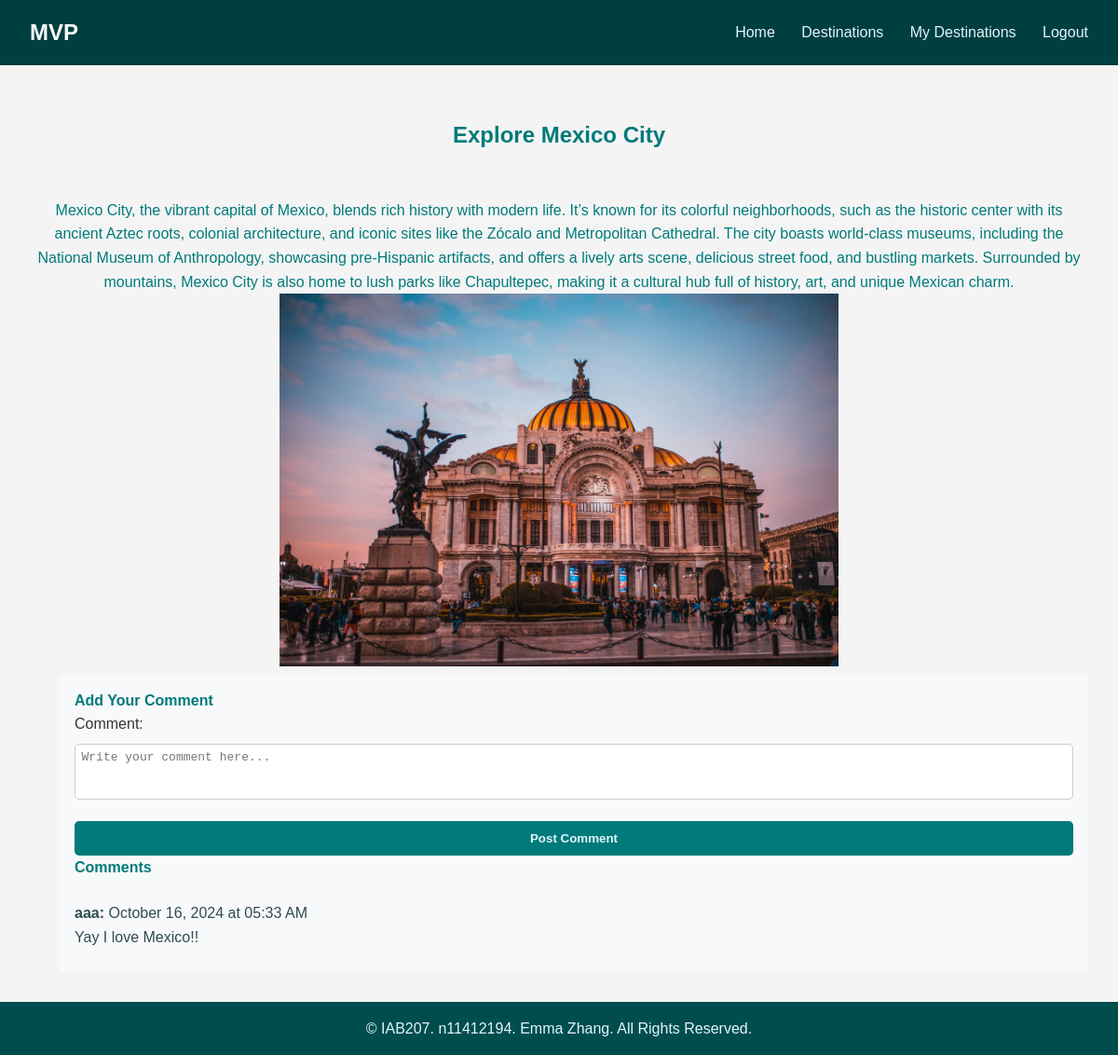
/explore/3 (signed in), run on the app's committed database.
### app.py (models this page shows)
class Destination(db.Model):
    id = db.Column(db.Integer, primary_key=True)
    name = db.Column(db.String(150), nullable=False)
    description = db.Column(db.Text, nullable=False)
    image_filename = db.Column(db.String(150), nullable=True)
    user_id = db.Column(db.Integer, db.ForeignKey('user.id'), nullable=False)
    user = db.relationship('User', backref=db.backref('destinations', lazy=True))

class Comment(db.Model):
    id = db.Column(db.Integer, primary_key=True)
    content = db.Column(db.Text, nullable=False)
    timestamp = db.Column(db.DateTime, default=datetime.utcnow)
    destination_id = db.Column(db.Integer, db.ForeignKey('destination.id'), nullable=False)
    user_id = db.Column(db.Integer, db.ForeignKey('user.id'), nullable=False)
    user = db.relationship('User', backref=db.backref('comments', lazy=True))

class User(db.Model, UserMixin):
    id = db.Column(db.Integer, primary_key=True)
    username = db.Column(db.String(150), unique=True, nullable=False)
    email = db.Column(db.String(150), unique=True, nullable=False)
    password = db.Column(db.String(150), nullable=False)

### app.py (the view, shortened to what this page needs)
@app.route('/explore/<int:destination_id>', methods=['GET', 'POST'])
@login_required
def explore_destination(destination_id):
    destination = Destination.query.get_or_404(destination_id)
    comments = Comment.query.filter_by(destination_id=destination_id).order_by(Comment.timestamp.desc()).all()
    return render_template('explore_destination.html', destination=destination, comments=comments)

### app.py (called while the page is built)
@login_manager.user_loader
def load_user(user_id):
    return User.query.get(int(user_id))

### templates/explore_destination.html (shortened to what this page needs)
<!DOCTYPE html>
<html lang="en">
<head>
    <link href="/static/style.css" rel="stylesheet">
</head>
<body>
    <nav class="navbar">
        <a href="/" class="logo">MVP</a>
        <div class="nav-links">
            <a href="/">Home</a>
            <a href="/destinations">Destinations</a>
            {% if current_user.is_authenticated %}
                <a href="/mydestinations">My Destinations</a>
                <a href="/logout">Logout</a>
            {% else %}
                <a href="/login">Login</a>
                <a href="/register">Register</a>
            {% endif %}
        </div>
    </nav>
    <div class="content-wrapper">
        <div class="image-section">
            <h2 class="info">Explore {{ destination.name }}</h2>
            <p class="info">{{ destination.description }}</p>
            <div class="image-gallery">
                {% if destination.image_filename %}
                    <img src="{{ url_for('static', filename='images/' + destination.image_filename) }}" alt="{{ destination.name }}">
                {% else %}
                    <img src="/static/images/default.jpg" alt="No Image Available">
                {% endif %}
            </div>
        </div>
        <div class="comments-section">
            <h4>Add Your Comment</h4>
            <form action="{{ url_for('explore_destination', destination_id=destination.id) }}" method="POST">
                <div class="form-group">
                    <label for="comment">Comment:</label>
                    <textarea class="form-control" name="comment" id="comment" rows="3" placeholder="Write your comment here..." required></textarea>
                </div>
                <button type="submit" class="btn">Post Comment</button>
            </form>
            <h4 class="text-center">Comments</h4>
            <div class="comments-box">
                {% for comment in comments %}
                <div class="comment mb-3">
                    <p><strong>{{ comment.user.username }}:</strong>
                       {{ comment.timestamp.strftime('%B %d, %Y at %I:%M %p') }}</p>
                    <p>{{ comment.content }}</p>
                </div>
                {% else %}
                <p>No comments yet. Be the first to comment!</p>
                {% endfor %}
            </div>
        </div>
    </div>
    <footer class="footer">
        <p>&copy; IAB207. n11412194. Emma Zhang. All Rights Reserved.</p>
    </footer>
</body>
</html>

### static/style.css (style rules this page uses)
* { margin: 0; padding: 0; box-sizing: border-box; }
body { font-family: 'Helvetica', sans-serif; line-height: 1.6; color: #2F4C4F; background-color: #f4f4f4; }
.navbar { display: flex; justify-content: space-between; align-items: center; padding: 1em 2em; background: #003f3f; }
.navbar .logo { font-size: 1.5em; font-weight: bold; color: #fcfcfc; text-decoration: none; }
.navbar .nav-links a { margin-left: 1.5em; color: #E1F5FE; text-decoration: none; font-weight: 500; transition: color 0.3s; }
h2 { text-align: center; margin: 2em 0; color: #007A7A; }
.form-group { margin-bottom: 1.5em; }
label { display: block; margin-bottom: 0.5em; color: #333; font-weight: 500; }
input[type="text"], input[type="file"], textarea { width: 100%; padding: 0.5em; border: 1px solid #ccc; border-radius: 5px; font-size: 1em; }
textarea { resize: none; }
.btn { width: 100%; padding: 0.8em; background: #007A7A; color: #E1F5FE; font-weight: bold; border: none; border-radius: 5px; cursor: pointer; }
.footer { text-align: center; padding: 1rem; background-color: #004D4D; color: #E1F5FE; width: 100%; margin-top: 2em; }
html, body { margin: 0; padding: 0; height: 100%; }
.content-wrapper { min-height: 100vh; display: flex; flex-direction: column; }
.btn { padding: 0.8em 2em; background: #007A7A; color: #E1F5FE; font-weight: bold; text-decoration: none; border-radius: 5px; }
.content-wrapper { display: flex; justify-content: space-between; padding: 2em; }
.image-section { flex: 2; text-align: center; }
.image-section img { width: 100%; max-width: 600px; height: auto; / }
.info { margin-top: 1em; color: #007A7A; }
.comments-section { flex: 1; margin-left: 2em; background: #f8f9fa; padding: 1em; border-radius: 5px; }
h4 { color: #007A7A; }
.form-group { margin-bottom: 1em; }
textarea { width: 100%; padding: 0.5em; border: 1px solid #ccc; border-radius: 5px; resize: none; }
.btn { padding: 0.8em 2em; background: #007A7A; color: #E1F5FE; font-weight: bold; border: none; border-radius: 5px; cursor: pointer; }
.comments-box { margin-top: 1em; }
.comment { border-bottom: 1px solid #ccc; padding: 0.5em 0; }
.comment:last-child { border-bottom: none; }
input[type="text"], input[type="password"], input[type="email"], textarea { width: 100%; padding: 0.5em; border: 1px solid #ccc; border-radius: 5px; font-size: 1em; box-sizing: border-box; }
.footer { text-align: center; padding: 1rem; background-color: #004D4D; color: #E1F5FE; width: 100%; margin-top: auto; }

### data on the page
Destination: name "Mexico City", description "Mexico City, the vibrant capital of Mexico, blends rich history with modern life. It’s known for its colorful neighborhoods, such as the historic center with its ancient Aztec roots, colonial architecture, and iconic sites like the Zócalo and Metropolitan Cathedral. The city boasts world-class museums, including the National Museum of Anthropology, showcasing pre-Hispanic artifacts, and offers a lively arts scene, delicious street food, and bustling markets. Surrounded by mountains, Mexico City is also home to lush parks like Chapultepec, making it a cultural hub full of history, art, and unique Mexican charm.", image_filename (picture)
Comment: user.username "aaa", timestamp "October 16, 2024 at 05:33 AM", content "Yay I love Mexico!!"
